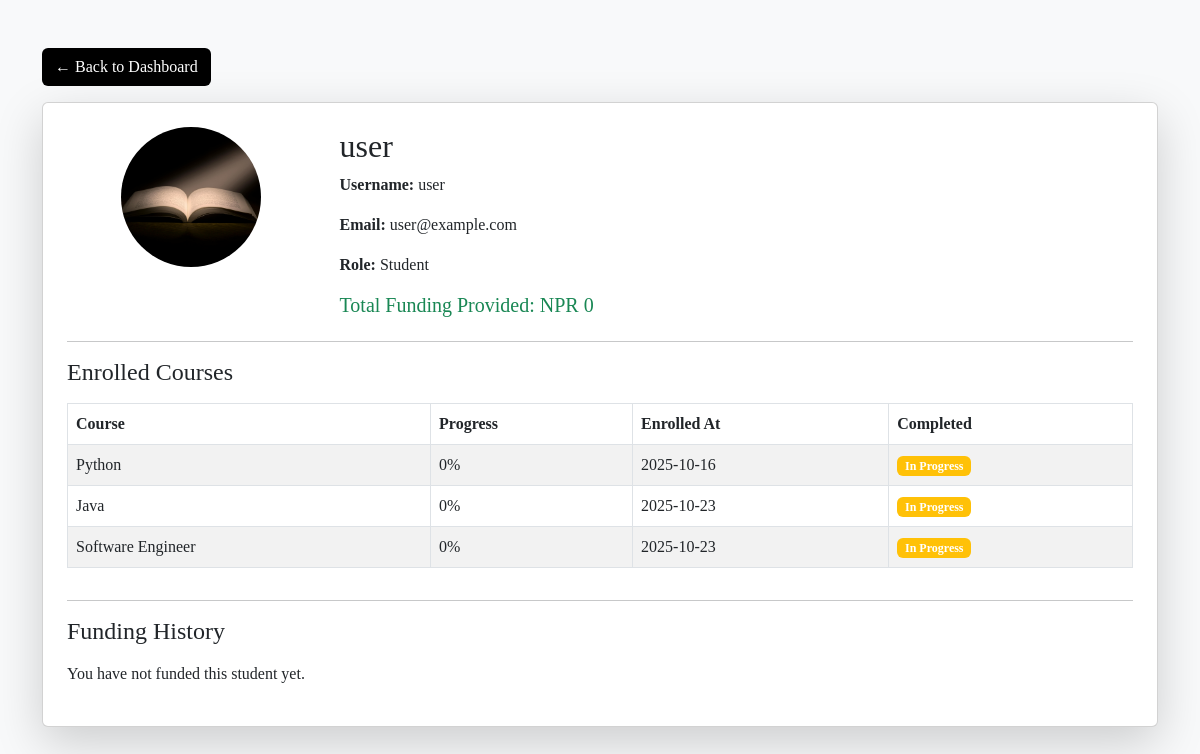
Screenshot of /lms/student_profile_view/2 (signed in) with the database file from the repository.
### lms/models.py (models this page shows, shortened)
class UserProfile(models.Model):
    ROLE_CHOICES = [
        ('student', 'Student'),
        ('instructor', 'Instructor'),
        ('sponsor', 'Sponsor')
    ]
    user = models.OneToOneField(User, on_delete=models.CASCADE)
    image = models.ImageField(upload_to='images/', default='images/pic1.jpg')
    role = models.CharField(max_length=20, choices=ROLE_CHOICES)

class Enrollment(models.Model):
    student = models.ForeignKey(User, on_delete=models.CASCADE, related_name='enrollments')
    course = models.ForeignKey(Course, on_delete=models.CASCADE, related_name='enrollments')
    enrolled_at = models.DateTimeField(auto_now_add=True)
    completed_at = models.DateTimeField(null=True, blank=True)
    completed = models.BooleanField(default=False)
    hours_spent = models.IntegerField(default=0)
    progress = models.PositiveIntegerField(default=0)  # Percentage
    class Meta:
        unique_together = ['student', 'course']

class Course(models.Model):
    LEVEL_CHOICES = [
        ('beginner', 'Beginner'),
        ('intermediate', 'Intermediate'),
        ('advanced', 'Advanced'),
    ]
    title = models.CharField(max_length=200)
    description = models.TextField()
    instructor = models.ForeignKey(User, on_delete=models.CASCADE, related_name='courses_taught')
    category = models.ForeignKey(CourseCategory, on_delete=models.SET_NULL, null=True)
    level = models.CharField(max_length=20, choices=LEVEL_CHOICES, default='beginner')
    price = models.DecimalField(max_digits=10, decimal_places=2, default=0.00)
    duration_hours = models.PositiveIntegerField(default=0)
    thumbnail = models.ImageField(upload_to='course_thumbnails/', blank=True, null=True)
    is_published = models.BooleanField(default=False)
    created_at = models.DateTimeField(auto_now_add=True)
    updated_at = models.DateTimeField(auto_now=True)

### lms/views.py (the view)
# urls.py: path("student_profile_view/<student_id>", student_profile_view, name="student_profile_view"),
@login_required
def student_profile_view(request, student_id):
    student_profile = get_object_or_404(UserProfile, id=student_id)
    student_user = student_profile.user
    enrolled_courses = Enrollment.objects.filter(student=student_user)
    sponsor = request.user
    funding_history = Funding.objects.filter(
        sponsor=sponsor,
        student=student_profile
    )
    total_funded_amount = funding_history.aggregate(total=Sum("amount"))['total'] or 0
    context = {
        "student_profile": student_profile,
        "student_user": student_user,
        "enrolled_courses": enrolled_courses,
        "funding_history": funding_history,
        "total_funded_amount": total_funded_amount,
    }
    return render(request, "student_profile_view.html", context)

### templates/student_profile_view.html (shortened to what this page needs)
{% load static %}
<!DOCTYPE html>
<html lang="en">
<head>
    <link href="https://cdn.jsdelivr.net/npm/bootstrap@5.3.0/dist/css/bootstrap.min.css" rel="stylesheet">
</head>
<body class="bg-light">
<div class="container py-5">
    <a href="{% url 'sponsor_dashboard' %}" class="btn mb-3">← Back to Dashboard</a>
    <div class="card shadow-lg p-4">
        <div class="row">
            <div class="col-md-3 text-center">
                <img src="{{ student_profile.image.url }}"
                     alt="Profile"
                     class="img-fluid rounded-circle"
                     style="height:140px; width:140px; object-fit:cover;">
            </div>
            <div class="col-md-9">
                <h2>{{ student_user.first_name }} {{ student_user.last_name }}</h2>
                <p><strong>Username:</strong> {{ student_user.first_name }}</p>
                <p><strong>Email:</strong> {{ student_user.email }}</p>
                <p><strong>Role:</strong> {{ student_profile.get_role_display }}</p>
                <h5 class="mt-3 text-success">
                    Total Funding Provided: NPR {{ total_funded_amount }}
                </h5>
            </div>
        </div>
        <hr>
        <h4 class="mb-3">Enrolled Courses</h4>
        {% if enrolled_courses %}
        <table class="table table-bordered table-striped">
            <thead>
                <tr>
                    <th>Course</th>
                    <th>Progress</th>
                    <th>Enrolled At</th>
                    <th>Completed</th>
                </tr>
            </thead>
            <tbody>
                {% for enrollment in enrolled_courses %}
                <tr>
                    <td>{{ enrollment.course.title }}</td>
                    <td>{{ enrollment.progress }}%</td>
                    <td>{{ enrollment.enrolled_at|date:"Y-m-d" }}</td>
                    <td>
                        {% if enrollment.completed %}
                            <span class="badge bg-success">Completed</span>
                        {% else %}
                            <span class="badge bg-warning">In Progress</span>
                        {% endif %}
                    </td>
                </tr>
                {% empty %}
                <tr><td colspan="4" class="text-center">No course enrollments found.</td></tr>
                {% endfor %}
            </tbody>
        </table>
        {% else %}
        <p>No courses enrolled.</p>
        {% endif %}
        <hr>
        <h4 class="mb-3">Funding History</h4>
        {% if funding_history %}
        <table class="table table-bordered">
            <thead>
                <tr>
                    <th>Amount</th>
                    <th>Message</th>
                    <th>Date</th>
                </tr>
            </thead>
            <tbody>
                {% for fund in funding_history %}
                <tr>
                    <td>NPR {{ fund.amount }}</td>
                    <td>{{ fund.message|default:"-" }}</td>
                    <td>{{ fund.funded_at|date:"Y-m-d H:i" }}</td>
                </tr>
                {% endfor %}
            </tbody>
        </table>
        {% else %}
        <p>You have not funded this student yet.</p>
        {% endif %}
    </div>
</div>
</body>
</html>

### templates/student_profile_view.html (style rules this page uses)
body, h1, h2, h3, h4, h5, h6, p, table, td, th { font-family: "Times New Roman", Times, serif !important; }
.btn { background-color: black; color: white; }

### rows the page displays
UserProfile: image (picture), role "Student"
Enrollment: course "Python", progress "0", enrolled_at "2025-10-16", completed "In Progress"
Enrollment: course "Java", progress "0", enrolled_at "2025-10-23", completed "In Progress"
Enrollment: course "Software Engineer", progress "0", enrolled_at "2025-10-23", completed "In Progress"

### other values shown
{{ student_user.first_name }} "user"
{{ student_user.email }} "user@example.com"
{{ total_funded_amount }} "0"
